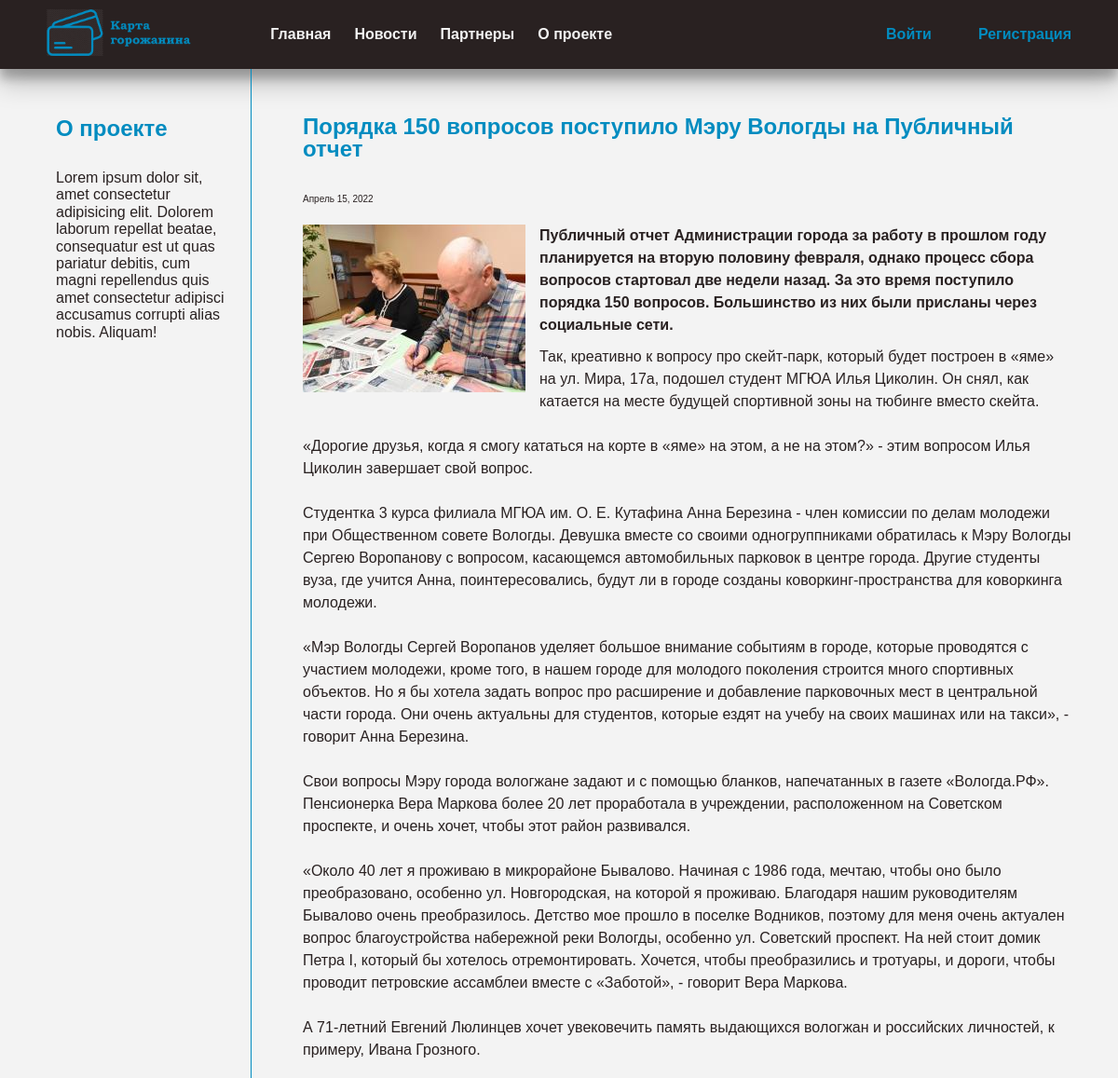
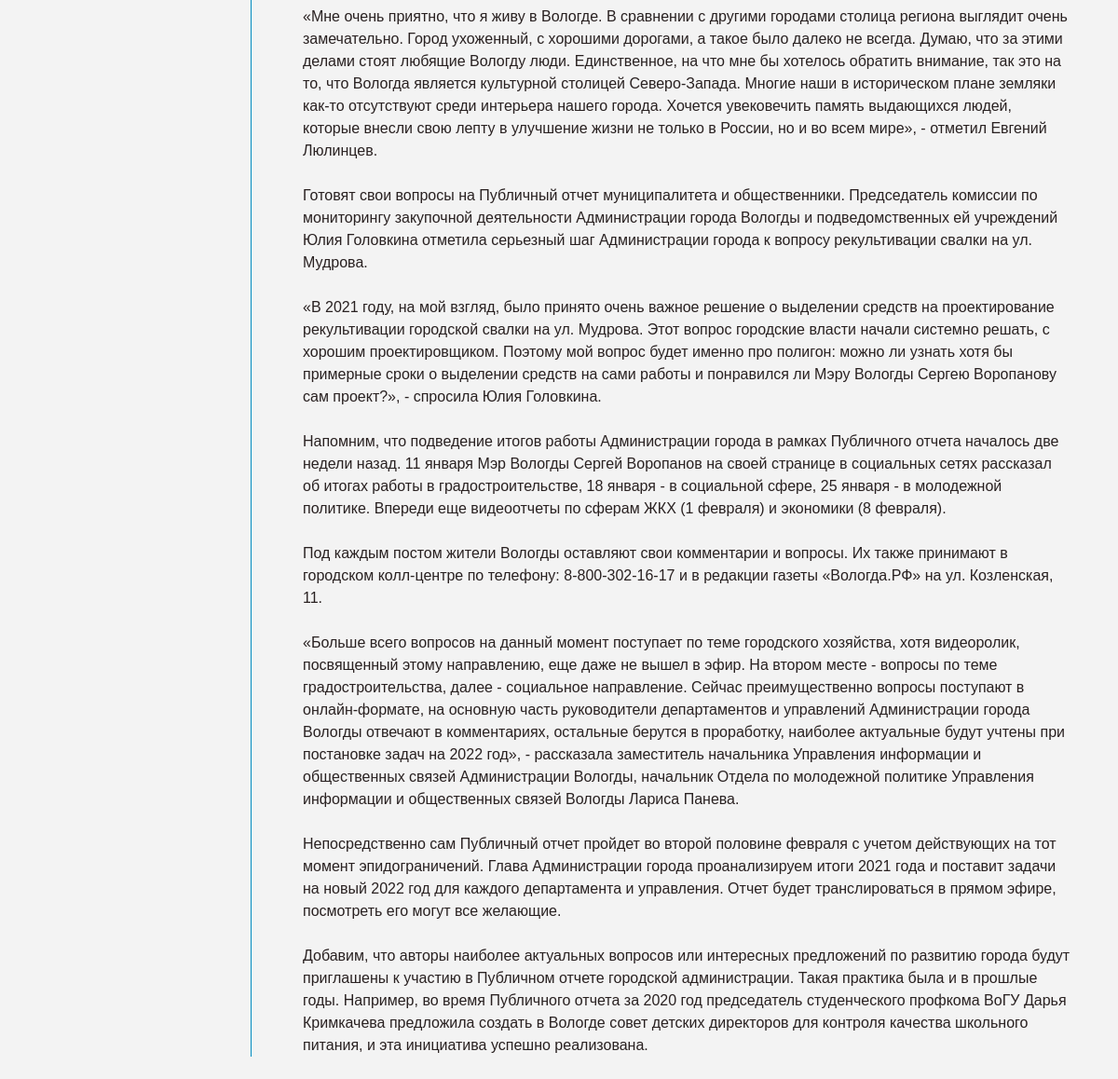
Screenshot of /news/2/ with the database file from the repository (2 pictures, top to bottom).
### app_loyalty/models.py (models this page shows, shortened)
class News(SoftDeleteObject, models.Model):
    title = models.CharField(
        max_length=250,
        verbose_name='заголовок'
    )
    short_descr = models.TextField(
        verbose_name='краткое содержание'
    )
    description = models.TextField(
        verbose_name='содержание'
    )
    created_up = models.DateField(
        verbose_name='дата публикации',
        auto_now_add=True
    )
    img = models.ImageField(
        verbose_name='изображение',
        blank=True,
        upload_to=news_img_directory_path
    )
    is_active = models.BooleanField(
        verbose_name='активна',
        default=True
    )
    class Meta:
        db_table = 'news'
        verbose_name = 'новость'
        verbose_name_plural = 'новости'
        ordering = ['-created_up']

### app_loyalty/views.py (the view)
# urls.py: path('news/<int:pk>/', NewsDetail.as_view(), name='news_detail'),
class NewsDetail(DetailView):
    model = News
    template_name = 'app_loyalty/news_detail.html'
    context_object_name = 'news'
    def get_context_data(self, **kwargs):
        context = super().get_context_data()
        context['title'] = 'Новости'
        return context

### app_loyalty/templates/app_loyalty/news_detail.html (shortened to what this page needs)
{% extends 'app_loyalty/base.html' %}
{% load static %}
{% block content %}
<section class="news-detail">
  <div class="news-detail__container container flex">
    <div class="news-detail__left">
      <h2 class="title news-detail__title">О проекте</h2>
      <p class="news-detail__descr">Lorem ipsum dolor sit, amet consectetur adipisicing elit. Dolorem laborum repellat beatae, consequatur est ut quas pariatur debitis, cum magni repellendus quis amet consectetur adipisci accusamus corrupti alias nobis. Aliquam!</p>
    </div>
    <div class="news-detail__right">
      {% if news %}
      <h2 class="title news-detail__title">{{ news.title }}</h2>
      <p class="news-detail__date">{{ news.created_up }}</p>
      {% if news.img %}
      <img src="{{ news.img.url }}" alt="" class="news-detail__img">
      {% endif %}
      <p class="news-detail__short-descr"><b>{{ news.short_descr }}</b></p>
      <p class="news-detail__descr">{{ news.description|linebreaksbr }}</p>
      {% endif %}
    </div>
  </div>
</section>
{% endblock %}

### app_loyalty/static/app_loyalty/css/style.css (style rules this page uses)
html { box-sizing: border-box; }
p { margin: 0; }
img { max-width: 100%; }
body { font-family: 'OpenSans', sans-serif; font-weight: 400; font-size: 16px; color: var(--text-color-dark); background-color: #f3f3f3; background-attachment: fixed; background-size: cover; }
:root { --main-color: #028cc0; --whigt: #fff; --shadow: 0 14px 28px rgba(0,0,0,0.25), 0 10px 10px rgba(0,0,0,0.22); --main-color-hover: #045775; --text-color-dark: #292121; --text-color-light: #f3f3f3; }
.container { justify-content: space-between; position: relative; max-width: 1500px; margin: 0 auto; padding-left: 50px; padding-right: 50px; }
.title { margin-top: 50px; margin-bottom: 30px; font-weight: 700; color: var(--main-color); }
.flex { display: flex; }
.news-detail__container { padding-bottom: 50px; }
.news-detail__left { padding: 0 20px 0 10px; width: 20%; border-right: 1px solid var(--main-color); }
.news-detail__right { width: 75%; line-height: 1.5em; }
.news-detail__date { margin-bottom: 15px; font-size: 10px; }
.news-detail__img { max-height: 300px; float: left; margin-right: 15px; margin-bottom: 15px; }
.news-detail__short-descr { margin-bottom: 10px; }

### rows the page displays
News: title "Порядка 150 вопросов поступило Мэру Вологды на Публичный отчет", created_up "Апрель 15, 2022", img (picture), short_descr "Публичный отчет Администрации города за работу в прошлом году планируется на вторую половину февраля, однако процесс сбора вопросов стартовал две недели назад. За это время поступило порядка 150 вопросов. Большинство из них были присланы через социальные сети.", description "Так, креативно к вопросу про скейт-парк, который будет построен в «яме» на ул. Мира, 17а, подошел студент МГЮА Илья Циколин. Он снял, как катается на месте будущей спортивной зоны на тюбинге вместо скейта. «Дорогие друзья, когда я смогу кататься на корте в «яме» на этом, а не на этом?» - этим вопросом Илья Циколин завершает свой вопрос. Студентка 3 курса филиала МГЮА им. О. Е. Кутафина Анна Березина - член комиссии по делам молодежи при Общественном совете Вологды. Девушка вместе со своими одногруппниками обратилась к Мэру Вологды Сергею Воропанову с вопросом, касающемся автомобильных парковок в центре города. Другие студенты вуза, где учится Анна, поинтересовались, будут ли в городе…"
